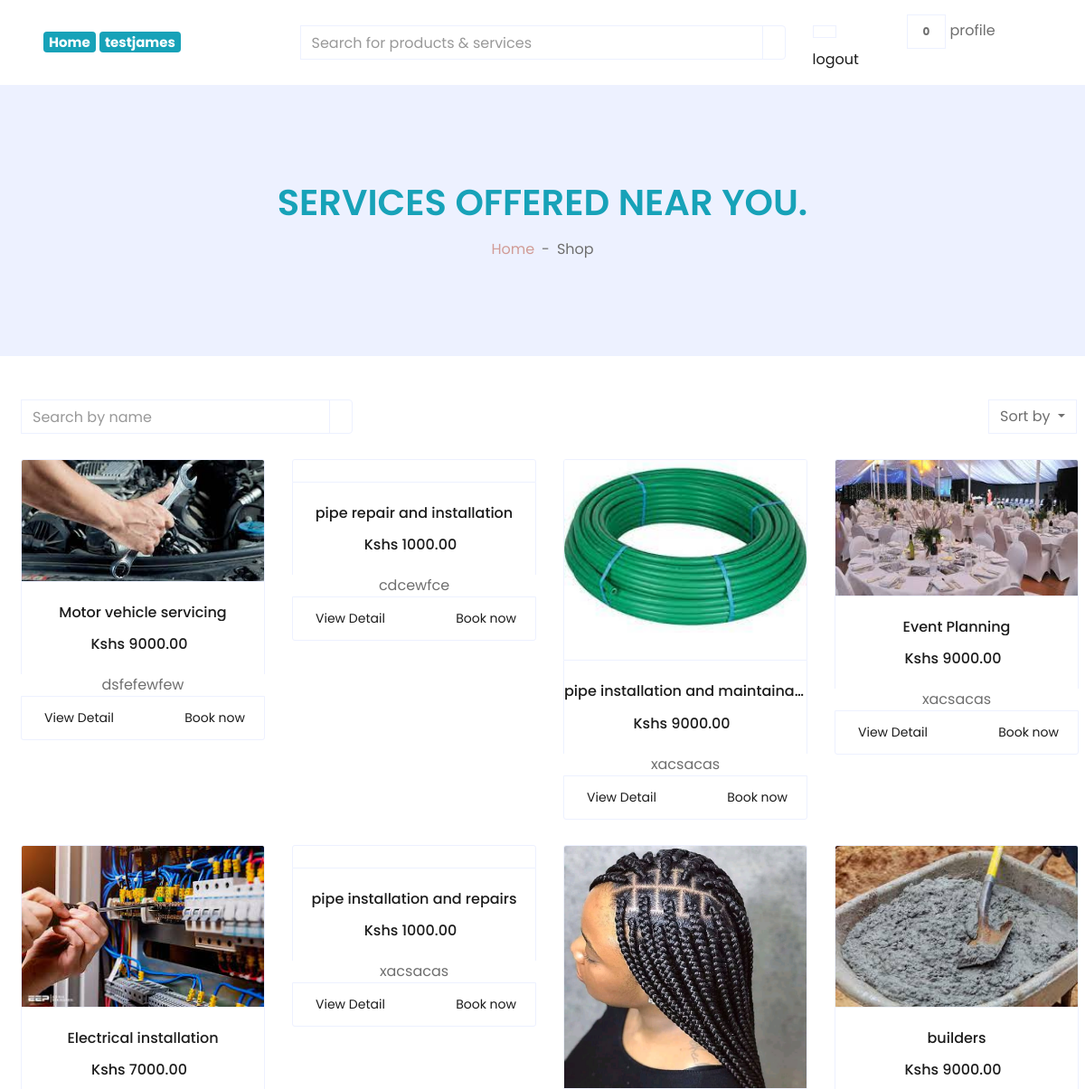
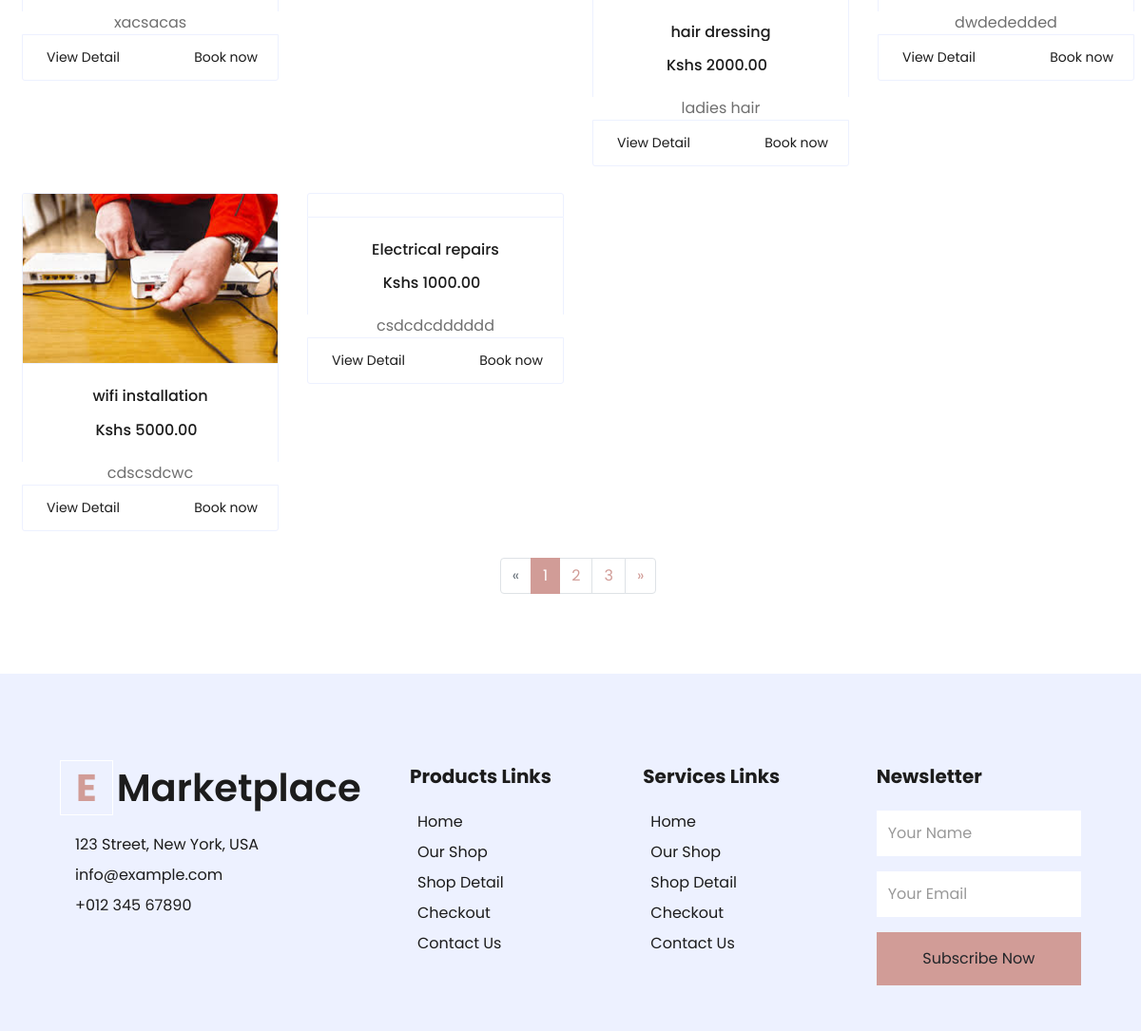
Page /services/ (signed in) on the committed database (2 pictures, top to bottom).
### Service/models.py (models this page shows, shortened)
class Service(models.Model):
    business = models.ForeignKey("Business",on_delete=models.CASCADE, null=True, related_name="services")
    name = models.CharField(max_length=200)
    charges = models.DecimalField(max_digits=6, decimal_places=2)
    images = models.FileField(upload_to="photo/Service", blank=True, null=True)
    video = models.FileField(upload_to="videos", blank=True, null=True)
    description = models.TextField(max_length=200)

### Service/views.py (the view)
# urls.py: path('services/', services, name='services'),
def services(request):
    user = request.user
    customer = Customer.objects.get(user=user)
    services = Service.objects.all()
    return render(request, "customer_home/eshopper-1.0.0/services.html", {'services':services})

### templates/customer_home/eshopper-1.0.0/services.html (shortened to what this page needs)
<!DOCTYPE html>
{% extends './base.html' %}
    {% load static %}
    {% block main %}
    <div class="container-fluid bg-secondary mb-5">
        <div class="d-flex flex-column align-items-center justify-content-center" style="min-height: 300px">
            <h1 class="font-weight-semi-bold text-uppercase mb-3 text-info">Services offered near you.</h1>
            <div class="d-inline-flex">
                <p class="m-0"><a href="">Home</a></p>
                <p class="m-0 px-2">-</p>
                <p class="m-0">Shop</p>
            </div>
        </div>
    </div>
            <div class="col-lg-12 col-md-12 ml-2 mr-5">
                <div class="row pb-3">
                    <div class="col-12 pb-1">
                        <div class="d-flex align-items-center justify-content-between mb-4">
                            <form action="">
                                <div class="input-group">
                                    <input type="text" class="form-control" placeholder="Search by name">
                                    <div class="input-group-append">
                                        <span class="input-group-text bg-transparent text-primary">
                                        </span>
                                    </div>
                                </div>
                            </form>
                            <div class="dropdown ml-4">
                                <button class="btn border dropdown-toggle" type="button" id="triggerId" data-toggle="dropdown" aria-haspopup="true"
                                        aria-expanded="false">
                                            Sort by
                                        </button>
                            </div>
                        </div>
                    </div>
                    {% for s in services %}
                    <div class="col-lg-3 col-md-6 col-sm-12 pb-1">
                        <div class="card product-item border-0 mb-4">
                            <div class="card-header product-img position-relative overflow-hidden bg-transparent border p-0">
                                <img class="img-fluid w-100" src={% static s.images %}  alt="">
                            </div>
                            <div class="card-body border-left border-right text-center p-0 pt-4 pb-3">
                                <h6 class="text-truncate mb-3">{{ s.name }}</h6>
                                <div class="d-flex justify-content-center">
                                    <h6>Kshs {{ s.charges }}</h6><h6 class="text-muted ml-2"></h6>
                                </div>
                            </div>
                            <center>{{ s.description }}</center>
                            <div class="card-footer d-flex justify-content-between bg-light border">
                                <a href="{% url 'service_detail' s.pk %}" class="btn btn-sm text-dark p-0">View Detail</a>
                                <a href="" class="btn btn-sm text-dark p-0">Book now</a>
                            </div>
                        </div>
                    </div>
                    {% endfor %}
                    <div class="col-12 pb-1">
                        <nav aria-label="Page navigation">
                          <ul class="pagination justify-content-center mb-3">
                            <li class="page-item disabled">
                              <a class="page-link" href="#" aria-label="Previous">
                                <span aria-hidden="true">&laquo;</span>
                              </a>
                            </li>
                            <li class="page-item active"><a class="page-link" href="#">1</a></li>
                            <li class="page-item"><a class="page-link" href="#">2</a></li>
                            <li class="page-item"><a class="page-link" href="#">3</a></li>
                            <li class="page-item">
                              <a class="page-link" href="#" aria-label="Next">
                                <span aria-hidden="true">&raquo;</span>
                              </a>
                            </li>
                          </ul>
                        </nav>
                    </div>
                </div>
            </div>
    {% endblock main %}

### templates/customer_home/eshopper-1.0.0/base.html (shortened to what this page needs)
<!DOCTYPE html>
<html lang="en">
<head>
    {% load static %}
    <link rel="stylesheet" href="https://stackpath.bootstrapcdn.com/bootstrap/4.3.1/css/bootstrap.min.css">
    <link href="https://cdnjs.cloudflare.com/ajax/libs/font-awesome/5.10.0/css/all.min.css' %}" rel="stylesheet">
    <link href="{% static 'styling/customer_home/assets/lib/owlcarousel/assets/owl.carousel.min.css' %}" rel="stylesheet">
    <link href="{% static 'styling/customer_home/assets/css/style.css' %}" rel="stylesheet">
</head>
<body>
    {% block topnav %}
        <div class="row align-items-center py-3 px-xl-5">
            <div class="col-lg-3 d-none d-lg-block">
                <a href="{% url 'customer_home' %}" class="text-decoration-none">
                    <span class="badge badge-info" style="font-size:15px;">Home</span>
                    <span class="badge badge-info" style="font-size:15px;">{{ user.username }}</span>
                </a>
            </div>
            <div class="col-lg-6 col-6 text-left">
                <form action="">
                    <div class="input-group">
                        <input type="text" class="form-control" placeholder="Search for products & services">
                        <div class="input-group-append">
                            <span class="input-group-text bg-transparent text-primary">
                            </span>
                        </div>
                    </div>
                </form>
            </div>
            <div class="col-lg-3 col-6 text-left">
                <div class="dropdown">
                <a href="" class="btn border">
                </a>
            </div>
                <a href="" class="btn border">
                    <span class="badge">0</span>
                </a>
                    <div class="dropdown">
                    <span>profile</span>
                    </div>
                    <a class="text-dark" style="text-decoration: None;" href="{% url 'logout_view' %}">logout</a>
                            </div>
        </div>
    {% endblock topnav %}
{% block main %}{% endblock main %}
{% block footer %}
    <div class="container-fluid bg-secondary text-dark mt-5 pt-5">
        <div class="row px-xl-5 pt-5">
            <div class="col-lg-4 col-md-12 mb-5 pr-3 pr-xl-5">
                <a href="" class="text-decoration-none">
                    <h1 class="mb-4 display-5 font-weight-semi-bold"><span class="text-primary font-weight-bold border border-white px-3 mr-1">E</span>Marketplace</h1>
                </a>
                <p class="mb-2">123 Street, New York, USA</p>
                <p class="mb-2">info@example.com</p>
                <p class="mb-0">+012 345 67890</p>
            </div>
            <div class="col-lg-8 col-md-12">
                <div class="row">
                    <div class="col-md-4 mb-5">
                        <h5 class="font-weight-bold text-dark mb-4">Products Links</h5>
                        <div class="d-flex flex-column justify-content-start">
                            <a class="text-dark mb-2" href="index.html">Home</a>
                            <a class="text-dark mb-2" href="shop.html">Our Shop</a>
                            <a class="text-dark mb-2" href="detail.html">Shop Detail</a>
                            <a class="text-dark mb-2" href="checkout.html">Checkout</a>
                            <a class="text-dark" href="contact.html">Contact Us</a>
                        </div>
                    </div>
                    <div class="col-md-4 mb-5">
                        <h5 class="font-weight-bold text-dark mb-4">Services Links</h5>
                        <div class="d-flex flex-column justify-content-start">
                            <a class="text-dark mb-2" href="index.html">Home</a>
                            <a class="text-dark mb-2" href="shop.html">Our Shop</a>
                            <a class="text-dark mb-2" href="detail.html">Shop Detail</a>
                            <a class="text-dark mb-2" href="checkout.html">Checkout</a>
                            <a class="text-dark" href="contact.html">Contact Us</a>
                        </div>
                    </div>
                    <div class="col-md-4 mb-5">
                        <h5 class="font-weight-bold text-dark mb-4">Newsletter</h5>
                        <form action="">
                            <div class="form-group">
                                <input type="text" class="form-control border-0 py-4" placeholder="Your Name" required="required" />
                            </div>
                            <div class="form-group">
                                <input type="email" class="form-control border-0 py-4" placeholder="Your Email"
                                    required="required" />
                            </div>
                            <div>
                                <button class="btn btn-primary btn-block border-0 py-3" type="submit">Subscribe Now</button>
                            </div>
                        </form>
                    </div>
                </div>
            </div>
        </div>
    </div>
{% endblock footer %}
</body>
</html>

### templates/customer_home/eshopper-1.0.0/base.html (style rules this page uses)
.dropdown { position: relative; display: inline-block; width: 100px; }
a { text-decoration: none; }
ul, li { text-decoration: none; margin: 0; padding: 0; list-style-type: none; }

### rows in the picture
Service: images (picture), name "Motor vehicle servicing", charges "9000.00", description "dsfefewfew"
Service: name "pipe repair and installation", charges "1000.00", description "cdcewfce"
Service: images (picture), name "pipe installation and maintaina…", charges "9000.00", description "xacsacas"
Service: images (picture), name "Event Planning", charges "9000.00", description "xacsacas"
Service: images (picture), name "Electrical installation", charges "7000.00", description "xacsacas"
Service: name "pipe installation and repairs", charges "1000.00", description "xacsacas"
Service: images (picture), name "hair dressing", charges "2000.00", description "ladies hair"
Service: images (picture), name "builders", charges "9000.00", description "dwdededded"
Service: images (picture), name "wifi installation", charges "5000.00", description "cdscsdcwc"
Service: name "Electrical repairs", charges "1000.00", description "csdcdcdddddd"

### other values in the picture
{{ user.username }} "testjames"
